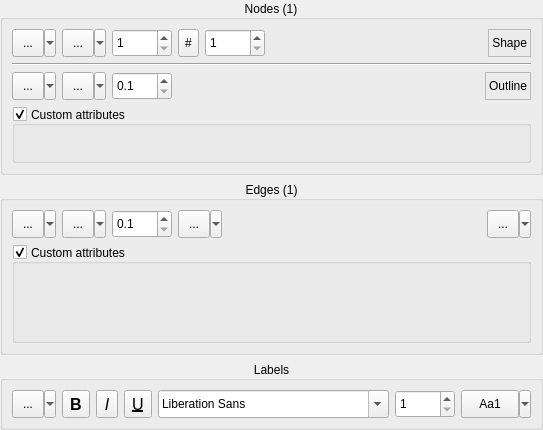
<?xml version="1.0" encoding="UTF-8"?>
<ui version="4.0">
 <class>CNodeEdgePropertiesUI</class>
 <widget class="QWidget" name="CNodeEdgePropertiesUI">
  <property name="geometry">
   <rect>
    <x>0</x>
    <y>0</y>
    <width>480</width>
    <height>430</height>
   </rect>
  </property>
  <property name="sizePolicy">
   <sizepolicy hsizetype="Preferred" vsizetype="Maximum">
    <horstretch>0</horstretch>
    <verstretch>0</verstretch>
   </sizepolicy>
  </property>
  <property name="windowTitle">
   <string>Form</string>
  </property>
  <property name="styleSheet">
   <string notr="true">/*
QDoubleSpinBox, QSpinBox, QComboBox
{
border: 1px solid #aaa;
background: white;
}

QSpinBox:hover, QDoubleSpinBox:hover, QComboBox:hover
{
border: 1px solid #00a;
background: white;
}


QToolButton
{
border: 1px none;
background: transparent;
}

QToolButton::menu-button 
{
background: transparent;
}

QToolButton:on
{
border: 1px solid #00a;
background: #bbb;
}

QToolButton:hover:!on
{
border: 1px solid #00a;
background: #eee;
}
*/
</string>
  </property>
  <layout class="QVBoxLayout" name="verticalLayout_2">
   <property name="leftMargin">
    <number>0</number>
   </property>
   <property name="topMargin">
    <number>0</number>
   </property>
   <property name="rightMargin">
    <number>0</number>
   </property>
   <property name="bottomMargin">
    <number>0</number>
   </property>
   <item>
    <widget class="QGroupBox" name="NodesBox">
     <property name="title">
      <string>Nodes (1)</string>
     </property>
     <property name="alignment">
      <set>Qt::AlignCenter</set>
     </property>
     <layout class="QVBoxLayout" name="verticalLayout_5">
      <item>
       <layout class="QHBoxLayout" name="horizontalLayout_3">
        <item>
         <widget class="QSint::ColorButton" name="NodeColor">
          <property name="sizePolicy">
           <sizepolicy hsizetype="Fixed" vsizetype="Fixed">
            <horstretch>0</horstretch>
            <verstretch>0</verstretch>
           </sizepolicy>
          </property>
          <property name="minimumSize">
           <size>
            <width>44</width>
            <height>28</height>
           </size>
          </property>
          <property name="statusTip">
           <string>Set fill color of the selected nodes</string>
          </property>
          <property name="text">
           <string>...</string>
          </property>
          <property name="iconSize">
           <size>
            <width>18</width>
            <height>18</height>
           </size>
          </property>
          <property name="popupMode">
           <enum>QToolButton::MenuButtonPopup</enum>
          </property>
         </widget>
        </item>
        <item>
         <widget class="QSint::QSplitButton" name="NodeShape">
          <property name="minimumSize">
           <size>
            <width>44</width>
            <height>28</height>
           </size>
          </property>
          <property name="maximumSize">
           <size>
            <width>16777215</width>
            <height>28</height>
           </size>
          </property>
          <property name="statusTip">
           <string>Set shape of the selected nodes</string>
          </property>
          <property name="text">
           <string>...</string>
          </property>
          <property name="iconSize">
           <size>
            <width>18</width>
            <height>18</height>
           </size>
          </property>
          <property name="popupMode">
           <enum>QToolButton::MenuButtonPopup</enum>
          </property>
         </widget>
        </item>
        <item>
         <widget class="QSint::SpinComboBox" name="NodeSizeX">
          <property name="sizePolicy">
           <sizepolicy hsizetype="Preferred" vsizetype="Fixed">
            <horstretch>0</horstretch>
            <verstretch>0</verstretch>
           </sizepolicy>
          </property>
          <property name="minimumSize">
           <size>
            <width>60</width>
            <height>28</height>
           </size>
          </property>
          <property name="maximumSize">
           <size>
            <width>60</width>
            <height>28</height>
           </size>
          </property>
          <property name="statusTip">
           <string>Set width of the selected nodes</string>
          </property>
          <property name="styleSheet">
           <string notr="true"/>
          </property>
          <property name="correctionMode">
           <enum>QAbstractSpinBox::CorrectToNearestValue</enum>
          </property>
          <property name="minimum">
           <number>1</number>
          </property>
          <property name="maximum">
           <number>1000</number>
          </property>
         </widget>
        </item>
        <item>
         <widget class="QToolButton" name="NodeSizeSwitch">
          <property name="sizePolicy">
           <sizepolicy hsizetype="Fixed" vsizetype="Preferred">
            <horstretch>0</horstretch>
            <verstretch>0</verstretch>
           </sizepolicy>
          </property>
          <property name="statusTip">
           <string>Uniform nodes size editing if checked</string>
          </property>
          <property name="text">
           <string>#</string>
          </property>
          <property name="checkable">
           <bool>true</bool>
          </property>
          <property name="checked">
           <bool>false</bool>
          </property>
         </widget>
        </item>
        <item>
         <widget class="QSint::SpinComboBox" name="NodeSizeY">
          <property name="sizePolicy">
           <sizepolicy hsizetype="Preferred" vsizetype="Fixed">
            <horstretch>0</horstretch>
            <verstretch>0</verstretch>
           </sizepolicy>
          </property>
          <property name="minimumSize">
           <size>
            <width>60</width>
            <height>28</height>
           </size>
          </property>
          <property name="maximumSize">
           <size>
            <width>60</width>
            <height>28</height>
           </size>
          </property>
          <property name="statusTip">
           <string>Set height of the selected nodes</string>
          </property>
          <property name="styleSheet">
           <string notr="true"/>
          </property>
          <property name="correctionMode">
           <enum>QAbstractSpinBox::CorrectToNearestValue</enum>
          </property>
          <property name="minimum">
           <number>1</number>
          </property>
          <property name="maximum">
           <number>1000</number>
          </property>
         </widget>
        </item>
        <item>
         <spacer name="horizontalSpacer">
          <property name="orientation">
           <enum>Qt::Horizontal</enum>
          </property>
          <property name="sizeHint" stdset="0">
           <size>
            <width>40</width>
            <height>20</height>
           </size>
          </property>
         </spacer>
        </item>
        <item>
         <widget class="QLabel" name="label_2">
          <property name="frameShape">
           <enum>QFrame::StyledPanel</enum>
          </property>
          <property name="frameShadow">
           <enum>QFrame::Sunken</enum>
          </property>
          <property name="text">
           <string>Shape</string>
          </property>
          <property name="alignment">
           <set>Qt::AlignRight|Qt::AlignTrailing|Qt::AlignVCenter</set>
          </property>
         </widget>
        </item>
       </layout>
      </item>
      <item>
       <widget class="Line" name="line">
        <property name="orientation">
         <enum>Qt::Horizontal</enum>
        </property>
       </widget>
      </item>
      <item>
       <layout class="QHBoxLayout" name="horizontalLayout_5">
        <item>
         <widget class="QSint::ColorButton" name="StrokeColor">
          <property name="sizePolicy">
           <sizepolicy hsizetype="Fixed" vsizetype="Fixed">
            <horstretch>0</horstretch>
            <verstretch>0</verstretch>
           </sizepolicy>
          </property>
          <property name="minimumSize">
           <size>
            <width>44</width>
            <height>28</height>
           </size>
          </property>
          <property name="statusTip">
           <string>Set stroke color of the selected nodes</string>
          </property>
          <property name="text">
           <string>...</string>
          </property>
          <property name="iconSize">
           <size>
            <width>18</width>
            <height>18</height>
           </size>
          </property>
          <property name="popupMode">
           <enum>QToolButton::MenuButtonPopup</enum>
          </property>
         </widget>
        </item>
        <item>
         <widget class="QSint::QPenButton" name="StrokeStyle">
          <property name="minimumSize">
           <size>
            <width>44</width>
            <height>28</height>
           </size>
          </property>
          <property name="statusTip">
           <string>Set stroke style of the selected nodes</string>
          </property>
          <property name="text">
           <string>...</string>
          </property>
          <property name="iconSize">
           <size>
            <width>18</width>
            <height>18</height>
           </size>
          </property>
          <property name="popupMode">
           <enum>QToolButton::MenuButtonPopup</enum>
          </property>
         </widget>
        </item>
        <item>
         <widget class="QSint::DoubleSpinComboBox" name="StrokeSize">
          <property name="sizePolicy">
           <sizepolicy hsizetype="Fixed" vsizetype="Fixed">
            <horstretch>0</horstretch>
            <verstretch>0</verstretch>
           </sizepolicy>
          </property>
          <property name="minimumSize">
           <size>
            <width>60</width>
            <height>28</height>
           </size>
          </property>
          <property name="maximumSize">
           <size>
            <width>60</width>
            <height>28</height>
           </size>
          </property>
          <property name="statusTip">
           <string>Set stroke width of the selected nodes</string>
          </property>
          <property name="styleSheet">
           <string notr="true"/>
          </property>
          <property name="correctionMode">
           <enum>QAbstractSpinBox::CorrectToNearestValue</enum>
          </property>
          <property name="decimals">
           <number>1</number>
          </property>
          <property name="minimum">
           <double>0.100000000000000</double>
          </property>
          <property name="singleStep">
           <double>0.100000000000000</double>
          </property>
         </widget>
        </item>
        <item>
         <spacer name="horizontalSpacer_4">
          <property name="orientation">
           <enum>Qt::Horizontal</enum>
          </property>
          <property name="sizeHint" stdset="0">
           <size>
            <width>40</width>
            <height>20</height>
           </size>
          </property>
         </spacer>
        </item>
        <item>
         <widget class="QLabel" name="label">
          <property name="frameShape">
           <enum>QFrame::StyledPanel</enum>
          </property>
          <property name="frameShadow">
           <enum>QFrame::Sunken</enum>
          </property>
          <property name="text">
           <string>Outline</string>
          </property>
          <property name="alignment">
           <set>Qt::AlignRight|Qt::AlignTrailing|Qt::AlignVCenter</set>
          </property>
         </widget>
        </item>
       </layout>
      </item>
      <item>
       <widget class="QGroupBox" name="NodeAttrBox">
        <property name="sizePolicy">
         <sizepolicy hsizetype="Preferred" vsizetype="Expanding">
          <horstretch>0</horstretch>
          <verstretch>0</verstretch>
         </sizepolicy>
        </property>
        <property name="title">
         <string>Custom attributes</string>
        </property>
        <property name="alignment">
         <set>Qt::AlignLeading|Qt::AlignLeft|Qt::AlignVCenter</set>
        </property>
        <property name="flat">
         <bool>true</bool>
        </property>
        <property name="checkable">
         <bool>true</bool>
        </property>
        <layout class="QVBoxLayout" name="verticalLayout_3">
         <property name="leftMargin">
          <number>0</number>
         </property>
         <property name="topMargin">
          <number>0</number>
         </property>
         <property name="rightMargin">
          <number>0</number>
         </property>
         <property name="bottomMargin">
          <number>0</number>
         </property>
         <item>
          <widget class="CAttributesEditorUI" name="NodeAttrEditor" native="true"/>
         </item>
        </layout>
       </widget>
      </item>
     </layout>
    </widget>
   </item>
   <item>
    <widget class="QGroupBox" name="EdgesBox">
     <property name="title">
      <string>Edges (1)</string>
     </property>
     <property name="alignment">
      <set>Qt::AlignCenter</set>
     </property>
     <layout class="QVBoxLayout" name="verticalLayout">
      <item>
       <layout class="QHBoxLayout" name="horizontalLayout_2">
        <item>
         <widget class="QSint::ColorButton" name="EdgeColor">
          <property name="sizePolicy">
           <sizepolicy hsizetype="Fixed" vsizetype="Fixed">
            <horstretch>0</horstretch>
            <verstretch>0</verstretch>
           </sizepolicy>
          </property>
          <property name="minimumSize">
           <size>
            <width>44</width>
            <height>28</height>
           </size>
          </property>
          <property name="statusTip">
           <string>Set color of the selected edges</string>
          </property>
          <property name="text">
           <string>...</string>
          </property>
          <property name="iconSize">
           <size>
            <width>18</width>
            <height>18</height>
           </size>
          </property>
          <property name="popupMode">
           <enum>QToolButton::MenuButtonPopup</enum>
          </property>
         </widget>
        </item>
        <item>
         <widget class="QSint::QPenButton" name="EdgeStyle">
          <property name="minimumSize">
           <size>
            <width>44</width>
            <height>28</height>
           </size>
          </property>
          <property name="statusTip">
           <string>Set pen style of the selected edges</string>
          </property>
          <property name="text">
           <string>...</string>
          </property>
          <property name="iconSize">
           <size>
            <width>18</width>
            <height>18</height>
           </size>
          </property>
          <property name="popupMode">
           <enum>QToolButton::MenuButtonPopup</enum>
          </property>
         </widget>
        </item>
        <item>
         <widget class="QSint::DoubleSpinComboBox" name="EdgeWeight">
          <property name="sizePolicy">
           <sizepolicy hsizetype="Fixed" vsizetype="Fixed">
            <horstretch>0</horstretch>
            <verstretch>0</verstretch>
           </sizepolicy>
          </property>
          <property name="minimumSize">
           <size>
            <width>60</width>
            <height>28</height>
           </size>
          </property>
          <property name="maximumSize">
           <size>
            <width>60</width>
            <height>28</height>
           </size>
          </property>
          <property name="statusTip">
           <string>Set weight of the selected edges</string>
          </property>
          <property name="styleSheet">
           <string notr="true"/>
          </property>
          <property name="correctionMode">
           <enum>QAbstractSpinBox::CorrectToNearestValue</enum>
          </property>
          <property name="decimals">
           <number>1</number>
          </property>
          <property name="minimum">
           <double>0.100000000000000</double>
          </property>
          <property name="singleStep">
           <double>0.100000000000000</double>
          </property>
         </widget>
        </item>
        <item>
         <widget class="QSint::QSplitButton" name="EdgeDirection">
          <property name="minimumSize">
           <size>
            <width>44</width>
            <height>28</height>
           </size>
          </property>
          <property name="statusTip">
           <string>Set direction of the selected edges</string>
          </property>
          <property name="text">
           <string>...</string>
          </property>
          <property name="iconSize">
           <size>
            <width>18</width>
            <height>18</height>
           </size>
          </property>
          <property name="popupMode">
           <enum>QToolButton::MenuButtonPopup</enum>
          </property>
         </widget>
        </item>
        <item>
         <spacer name="horizontalSpacer_2">
          <property name="orientation">
           <enum>Qt::Horizontal</enum>
          </property>
          <property name="sizeHint" stdset="0">
           <size>
            <width>40</width>
            <height>20</height>
           </size>
          </property>
         </spacer>
        </item>
        <item>
         <widget class="QSint::QSplitButton" name="EdgeType">
          <property name="minimumSize">
           <size>
            <width>44</width>
            <height>28</height>
           </size>
          </property>
          <property name="statusTip">
           <string>Set type of the selected edges</string>
          </property>
          <property name="text">
           <string>...</string>
          </property>
          <property name="iconSize">
           <size>
            <width>18</width>
            <height>18</height>
           </size>
          </property>
          <property name="popupMode">
           <enum>QToolButton::MenuButtonPopup</enum>
          </property>
         </widget>
        </item>
       </layout>
      </item>
      <item>
       <widget class="QGroupBox" name="EdgeAttrBox">
        <property name="sizePolicy">
         <sizepolicy hsizetype="Preferred" vsizetype="Expanding">
          <horstretch>0</horstretch>
          <verstretch>0</verstretch>
         </sizepolicy>
        </property>
        <property name="title">
         <string>Custom attributes</string>
        </property>
        <property name="alignment">
         <set>Qt::AlignLeading|Qt::AlignLeft|Qt::AlignVCenter</set>
        </property>
        <property name="flat">
         <bool>true</bool>
        </property>
        <property name="checkable">
         <bool>true</bool>
        </property>
        <layout class="QVBoxLayout" name="verticalLayout_4">
         <property name="leftMargin">
          <number>0</number>
         </property>
         <property name="topMargin">
          <number>0</number>
         </property>
         <property name="rightMargin">
          <number>0</number>
         </property>
         <property name="bottomMargin">
          <number>0</number>
         </property>
         <item>
          <widget class="CAttributesEditorUI" name="EdgeAttrEditor" native="true"/>
         </item>
        </layout>
       </widget>
      </item>
     </layout>
    </widget>
   </item>
   <item>
    <widget class="QGroupBox" name="LablesBox">
     <property name="title">
      <string>Labels</string>
     </property>
     <property name="alignment">
      <set>Qt::AlignCenter</set>
     </property>
     <layout class="QHBoxLayout" name="horizontalLayout">
      <item>
       <layout class="QHBoxLayout" name="horizontalLayout_4">
        <item>
         <widget class="QSint::ColorButton" name="LabelColor">
          <property name="sizePolicy">
           <sizepolicy hsizetype="Fixed" vsizetype="Fixed">
            <horstretch>0</horstretch>
            <verstretch>0</verstretch>
           </sizepolicy>
          </property>
          <property name="minimumSize">
           <size>
            <width>44</width>
            <height>28</height>
           </size>
          </property>
          <property name="maximumSize">
           <size>
            <width>16777215</width>
            <height>28</height>
           </size>
          </property>
          <property name="statusTip">
           <string>Set color of the selected labels</string>
          </property>
          <property name="text">
           <string>...</string>
          </property>
          <property name="iconSize">
           <size>
            <width>18</width>
            <height>18</height>
           </size>
          </property>
          <property name="popupMode">
           <enum>QToolButton::MenuButtonPopup</enum>
          </property>
         </widget>
        </item>
        <item>
         <widget class="QToolButton" name="LabelFontBold">
          <property name="sizePolicy">
           <sizepolicy hsizetype="Fixed" vsizetype="Fixed">
            <horstretch>0</horstretch>
            <verstretch>0</verstretch>
           </sizepolicy>
          </property>
          <property name="minimumSize">
           <size>
            <width>0</width>
            <height>28</height>
           </size>
          </property>
          <property name="maximumSize">
           <size>
            <width>28</width>
            <height>28</height>
           </size>
          </property>
          <property name="font">
           <font>
            <pointsize>12</pointsize>
            <weight>75</weight>
            <bold>true</bold>
           </font>
          </property>
          <property name="statusTip">
           <string>Bold font look of the selected labels</string>
          </property>
          <property name="text">
           <string>B</string>
          </property>
          <property name="checkable">
           <bool>true</bool>
          </property>
         </widget>
        </item>
        <item>
         <widget class="QToolButton" name="LabelFontItalic">
          <property name="sizePolicy">
           <sizepolicy hsizetype="Fixed" vsizetype="Fixed">
            <horstretch>0</horstretch>
            <verstretch>0</verstretch>
           </sizepolicy>
          </property>
          <property name="minimumSize">
           <size>
            <width>0</width>
            <height>28</height>
           </size>
          </property>
          <property name="maximumSize">
           <size>
            <width>28</width>
            <height>28</height>
           </size>
          </property>
          <property name="font">
           <font>
            <pointsize>12</pointsize>
            <weight>50</weight>
            <italic>true</italic>
            <bold>false</bold>
           </font>
          </property>
          <property name="statusTip">
           <string>Italic font look of the selected labels</string>
          </property>
          <property name="text">
           <string>I</string>
          </property>
          <property name="checkable">
           <bool>true</bool>
          </property>
         </widget>
        </item>
        <item>
         <widget class="QToolButton" name="LabelFontUnderline">
          <property name="sizePolicy">
           <sizepolicy hsizetype="Fixed" vsizetype="Fixed">
            <horstretch>0</horstretch>
            <verstretch>0</verstretch>
           </sizepolicy>
          </property>
          <property name="minimumSize">
           <size>
            <width>0</width>
            <height>28</height>
           </size>
          </property>
          <property name="maximumSize">
           <size>
            <width>28</width>
            <height>28</height>
           </size>
          </property>
          <property name="font">
           <font>
            <pointsize>12</pointsize>
            <weight>50</weight>
            <italic>false</italic>
            <bold>false</bold>
            <underline>true</underline>
           </font>
          </property>
          <property name="statusTip">
           <string>Underlined font look of the selected labels</string>
          </property>
          <property name="text">
           <string>U</string>
          </property>
          <property name="checkable">
           <bool>true</bool>
          </property>
         </widget>
        </item>
        <item>
         <widget class="QFontComboBox" name="LabelFontFamily">
          <property name="sizePolicy">
           <sizepolicy hsizetype="Maximum" vsizetype="Minimum">
            <horstretch>0</horstretch>
            <verstretch>0</verstretch>
           </sizepolicy>
          </property>
          <property name="maximumSize">
           <size>
            <width>16777215</width>
            <height>28</height>
           </size>
          </property>
          <property name="statusTip">
           <string>Set font family of the selected labels</string>
          </property>
         </widget>
        </item>
        <item>
         <widget class="QSint::SpinComboBox" name="LabelFontSize">
          <property name="sizePolicy">
           <sizepolicy hsizetype="Preferred" vsizetype="Fixed">
            <horstretch>0</horstretch>
            <verstretch>0</verstretch>
           </sizepolicy>
          </property>
          <property name="minimumSize">
           <size>
            <width>60</width>
            <height>28</height>
           </size>
          </property>
          <property name="maximumSize">
           <size>
            <width>60</width>
            <height>28</height>
           </size>
          </property>
          <property name="statusTip">
           <string>Set font size of the selected labels</string>
          </property>
          <property name="styleSheet">
           <string notr="true"/>
          </property>
          <property name="correctionMode">
           <enum>QAbstractSpinBox::CorrectToNearestValue</enum>
          </property>
          <property name="minimum">
           <number>1</number>
          </property>
          <property name="maximum">
           <number>1000</number>
          </property>
         </widget>
        </item>
        <item>
         <widget class="QSint::QFontButton" name="LabelFont">
          <property name="sizePolicy">
           <sizepolicy hsizetype="Fixed" vsizetype="Fixed">
            <horstretch>0</horstretch>
            <verstretch>0</verstretch>
           </sizepolicy>
          </property>
          <property name="minimumSize">
           <size>
            <width>70</width>
            <height>28</height>
           </size>
          </property>
          <property name="maximumSize">
           <size>
            <width>16777215</width>
            <height>28</height>
           </size>
          </property>
          <property name="statusTip">
           <string>Set font of the selected labels</string>
          </property>
          <property name="text">
           <string>Aa1</string>
          </property>
          <property name="popupMode">
           <enum>QToolButton::MenuButtonPopup</enum>
          </property>
          <property name="toolButtonStyle">
           <enum>Qt::ToolButtonTextOnly</enum>
          </property>
         </widget>
        </item>
        <item>
         <spacer name="horizontalSpacer_3">
          <property name="orientation">
           <enum>Qt::Horizontal</enum>
          </property>
          <property name="sizeHint" stdset="0">
           <size>
            <width>40</width>
            <height>20</height>
           </size>
          </property>
         </spacer>
        </item>
       </layout>
      </item>
     </layout>
    </widget>
   </item>
  </layout>
 </widget>
 <customwidgets>
  <customwidget>
   <class>QSint::ColorButton</class>
   <extends>QToolButton</extends>
   <header>colorbutton.h</header>
  </customwidget>
  <customwidget>
   <class>QSint::QSplitButton</class>
   <extends>QToolButton</extends>
   <header>qsplitbutton.h</header>
  </customwidget>
  <customwidget>
   <class>QSint::QPenButton</class>
   <extends>QToolButton</extends>
   <header>qpenbutton.h</header>
  </customwidget>
  <customwidget>
   <class>QSint::QFontButton</class>
   <extends>QToolButton</extends>
   <header>qfontbutton.h</header>
  </customwidget>
  <customwidget>
   <class>CAttributesEditorUI</class>
   <extends>QWidget</extends>
   <header>CAttributesEditorUI.h</header>
   <container>1</container>
  </customwidget>
  <customwidget>
   <class>QSint::SpinComboBox</class>
   <extends>QSpinBox</extends>
   <header>spincombobox.h</header>
  </customwidget>
  <customwidget>
   <class>QSint::DoubleSpinComboBox</class>
   <extends>QDoubleSpinBox</extends>
   <header>doublespincombobox.h</header>
  </customwidget>
 </customwidgets>
 <tabstops>
  <tabstop>NodeColor</tabstop>
  <tabstop>NodeShape</tabstop>
  <tabstop>NodeSizeX</tabstop>
  <tabstop>NodeSizeSwitch</tabstop>
  <tabstop>NodeSizeY</tabstop>
  <tabstop>StrokeColor</tabstop>
  <tabstop>StrokeStyle</tabstop>
  <tabstop>StrokeSize</tabstop>
  <tabstop>NodeAttrBox</tabstop>
  <tabstop>EdgeColor</tabstop>
  <tabstop>EdgeStyle</tabstop>
  <tabstop>EdgeWeight</tabstop>
  <tabstop>EdgeDirection</tabstop>
  <tabstop>EdgeType</tabstop>
  <tabstop>EdgeAttrBox</tabstop>
  <tabstop>LabelColor</tabstop>
  <tabstop>LabelFontBold</tabstop>
  <tabstop>LabelFontItalic</tabstop>
  <tabstop>LabelFontUnderline</tabstop>
  <tabstop>LabelFontFamily</tabstop>
  <tabstop>LabelFontSize</tabstop>
  <tabstop>LabelFont</tabstop>
 </tabstops>
 <resources/>
 <connections>
  <connection>
   <sender>NodeAttrBox</sender>
   <signal>toggled(bool)</signal>
   <receiver>NodeAttrEditor</receiver>
   <slot>setVisible(bool)</slot>
   <hints>
    <hint type="sourcelabel">
     <x>100</x>
     <y>71</y>
    </hint>
    <hint type="destinationlabel">
     <x>113</x>
     <y>89</y>
    </hint>
   </hints>
  </connection>
  <connection>
   <sender>EdgeAttrBox</sender>
   <signal>toggled(bool)</signal>
   <receiver>EdgeAttrEditor</receiver>
   <slot>setVisible(bool)</slot>
   <hints>
    <hint type="sourcelabel">
     <x>38</x>
     <y>195</y>
    </hint>
    <hint type="destinationlabel">
     <x>58</x>
     <y>218</y>
    </hint>
   </hints>
  </connection>
 </connections>
</ui>
